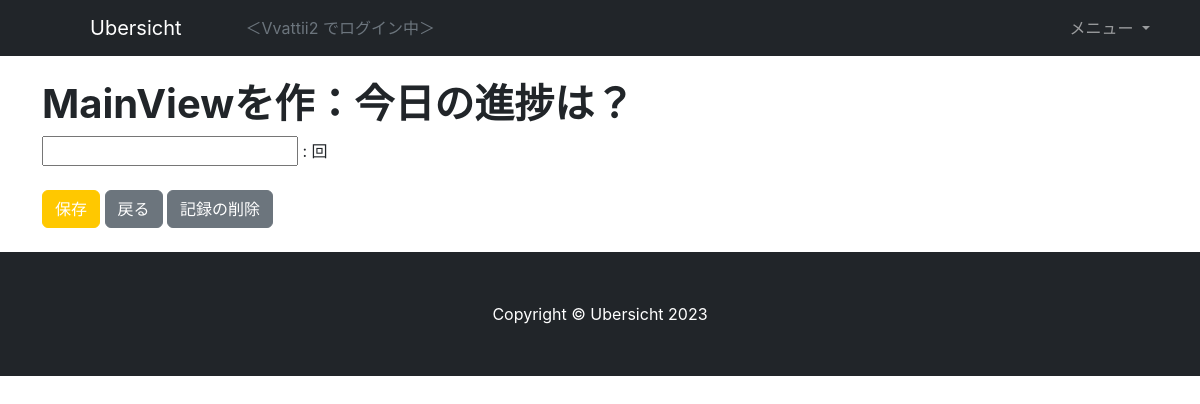
/record/1 (signed in), run on an earlier commit of the app's database.
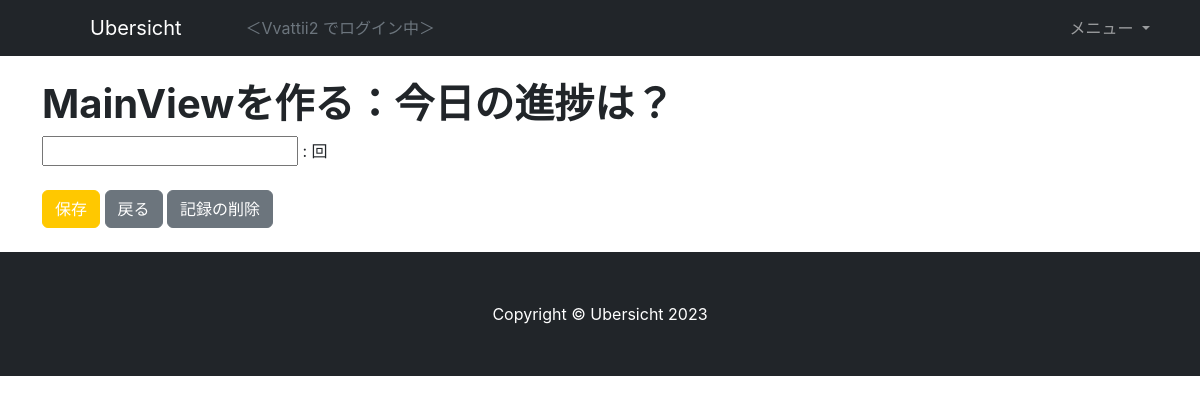
And on a later commit of the database.
### todo/models.py (models this page shows, shortened)
class Todos(models.Model):
    goal = models.ForeignKey(Goals, on_delete=models.CASCADE)
    title = models.CharField(verbose_name='タイトル', max_length=50)
    from_date = models.DateField(verbose_name='作成日', auto_now_add=True)
    until_date = models.DateField(verbose_name='期日', null=True, blank=True)
    image = models.ImageField(verbose_name='画像', null=True, blank=True,
                            upload_to='todo/images/')
    timer = models.IntegerField(verbose_name='タイマー', null=True, blank=True)
    amount = models.IntegerField(verbose_name='合計', null=True, blank=True)
    type = models.CharField(verbose_name='タイプ', default='task', max_length=20,
                            choices=TypeChoices.choices)
    current = models.IntegerField(verbose_name='進捗', default=0)
    memo = models.TextField(verbose_name='メモ', null=True, blank=True)
    state = models.IntegerField(verbose_name='状態', default=1)
    @property
    def unit(self) -> str:
        if self.type == 'task':
            return ''
        elif self.type == 'training':
            return '回'
        elif self.type == 'exam':
            return '点'
        elif self.type == 'reading':
            return 'ページ'
        else:
            return ''

### todo/views.py (the view)
# urls.py: path('record/<int:pk>', RecordView.as_view(), name='record'),
@method_decorator(login_required, name='dispatch')
class RecordView(DetailView):
    template_name = 'record.html'
    model = Todos
    context_object_name = 'todo'

### todo/templates/record.html (shortened to what this page needs)
{% extends 'base.html' %}
{% load static %}
{% block content %}
<div class="container">
    <div class="row py-4">
        <div class="col">
            <h1>{{ todo.title }}：今日の進捗は？</h1>
            <form action="add/" method="get">
                <input type="number" name="num" id="id_num" autofocus> : {{ todo.unit }} <br><br>
                <button type="submit" class="btn btn-primary">保存</button>
                <a href="{% url 'todo:todo_detail' pk=todo.pk %}" class="btn btn-secondary">戻る</a>
                <a href="" class="btn btn-secondary">記録の削除</a>
            </form>
        </div>
    </div>
</div>
{% endblock content %}

What changed in the data, as far as the page shows it:
changed Todos: title "MainViewを作" → "MainViewを作る"
